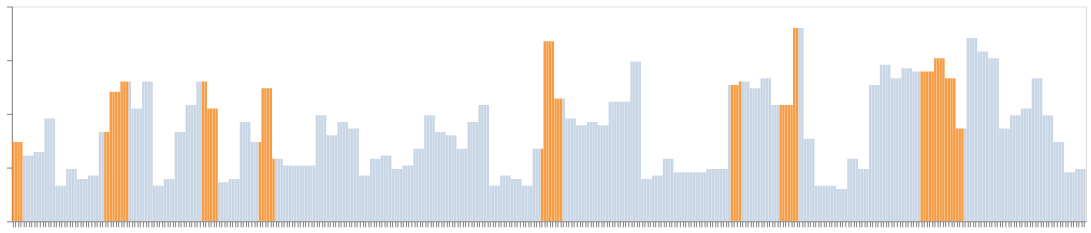

Here is the notebook cell this chart was saved with:
### Code cell
# Summary generated by the ground-truth scores
tvsum_evaluator.produce_gt_summary_plot(video_key)

### Figure 1 — Vega-Lite specification as saved in the notebook (floating-point values rounded to 4 significant figures; data arrays with more than 128 entries replaced by an {"elided": "..."} marker saying what was removed)
{"config": {"view": {"continuousWidth": 400, "continuousHeight": 300}, "axis": {"grid": false}}, "data": {"name": "data-a345d22c606e041732fab682150e78d6"}, "mark": "bar", "encoding": {"color": {"type": "nominal", "field": "summary", "legend": null}, "opacity": {"type": "nominal", "field": "summary", "legend": null}, "x": {"type": "ordinal", "axis": {"labels": false, "title": ""}, "field": "frame"}, "y": {"type": "quantitative", "axis": {"labels": false, "title": ""}, "field": "score"}}, "height": 200, "selection": {"selector006": {"type": "interval", "bind": "scales", "encodings": ["x", "y"]}}, "width": 1000, "$schema": "https://vega.github.io/schema/vega-lite/v4.8.1.json", "datasets": {"data-a345d22c606e041732fab682150e78d6": {"elided": "396 records"}}}
